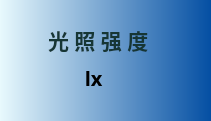
                         <widget class="QWidget" name="widget_lum" native="true">
                          <property name="minimumSize">
                           <size>
                            <width>0</width>
                            <height>121</height>
                           </size>
                          </property>
                          <property name="maximumSize">
                           <size>
                            <width>16777215</width>
                            <height>121</height>
                           </size>
                          </property>
                          <property name="styleSheet">
                           <string notr="true">.QWidget{
	background-color: qlineargradient(x1:0, y0:0, x2:1, y2:0,stop:0 rgb(232, 249, 253), stop:1 rgb(4, 79, 163));
	border-radius:20px;
	color: rgb(255, 255, 255);
}

</string>
                          </property>
                          <layout class="QHBoxLayout" name="horizontalLayout_16" stretch="1,5">
                           <property name="spacing">
                            <number>24</number>
                           </property>
                           <property name="leftMargin">
                            <number>24</number>
                           </property>
                           <property name="topMargin">
                            <number>24</number>
                           </property>
                           <property name="rightMargin">
                            <number>24</number>
                           </property>
                           <property name="bottomMargin">
                            <number>24</number>
                           </property>
                           <item>
                            <widget class="QWidget" name="widget_lum_icon" native="true">
                             <property name="styleSheet">
                              <string notr="true"/>
                             </property>
                             <widget class="QLabel" name="label_8">
                              <property name="geometry">
                               <rect>
                                <x>22</x>
                                <y>6</y>
                                <width>61</width>
                                <height>61</height>
                               </rect>
                              </property>
                              <property name="styleSheet">
                               <string notr="true">image: url(:/loo/luminance1.png);</string>
                              </property>
                              <property name="text">
                               <string/>
                              </property>
                             </widget>
                            </widget>
                           </item>
                           <item>
                            <layout class="QHBoxLayout" name="horizontalLayout_lum_1" stretch="8,1">
                             <item>
                              <layout class="QVBoxLayout" name="verticalLayout_lum_2" stretch="2,3">
                               <property name="spacing">
                                <number>2</number>
                               </property>
                               <item>
                                <widget class="QLabel" name="label_lum_name">
                                 <property name="font">
                                  <font>
                                   <family>等线</family>
                                   <pointsize>16</pointsize>
                                   <weight>75</weight>
                                   <bold>true</bold>
                                  </font>
                                 </property>
                                 <property name="styleSheet">
                                  <string notr="true">color: rgb(22, 54, 53)</string>
                                 </property>
                                 <property name="text">
                                  <string>光 照 强 度</string>
                                 </property>
                                </widget>
                               </item>
                               <item>
                                <layout class="QHBoxLayout" name="horizontalLayout_main_lum" stretch="1,6">
                                 <item>
                                  <widget class="QLabel" name="main_lum_value">
                                   <property name="font">
                                    <font>
                                     <family>Arial</family>
                                     <pointsize>15</pointsize>
                                    </font>
                                   </property>
                                   <property name="text">
                                    <string/>
                                   </property>
                                  </widget>
                                 </item>
                                 <item>
                                  <widget class="QLabel" name="hum_lx">
                                   <property name="font">
                                    <font>
                                     <family>Calisto MT</family>
                                     <pointsize>15</pointsize>
                                     <weight>75</weight>
                                     <bold>true</bold>
                                    </font>
                                   </property>
                                   <property name="text">
                                    <string>    lx</string>
                                   </property>
                                  </widget>
                                 </item>
                                </layout>
                               </item>
                              </layout>
                             </item>
                             <item>
                              <widget class="QLabel" name="state_main_lum">
                               <property name="font">
                                <font>
                                 <pointsize>17</pointsize>
                                 <weight>75</weight>
                                 <bold>true</bold>
                                </font>
                               </property>
                               <property name="styleSheet">
                                <string notr="true">color: rgb(43, 101, 103);</string>
                               </property>
                               <property name="text">
                                <string/>
                               </property>
                               <property name="alignment">
                                <set>Qt::AlignLeading|Qt::AlignLeft|Qt::AlignTop</set>
                               </property>
                              </widget>
                             </item>
                            </layout>
                           </item>
                          </layout>
                         </widget>
